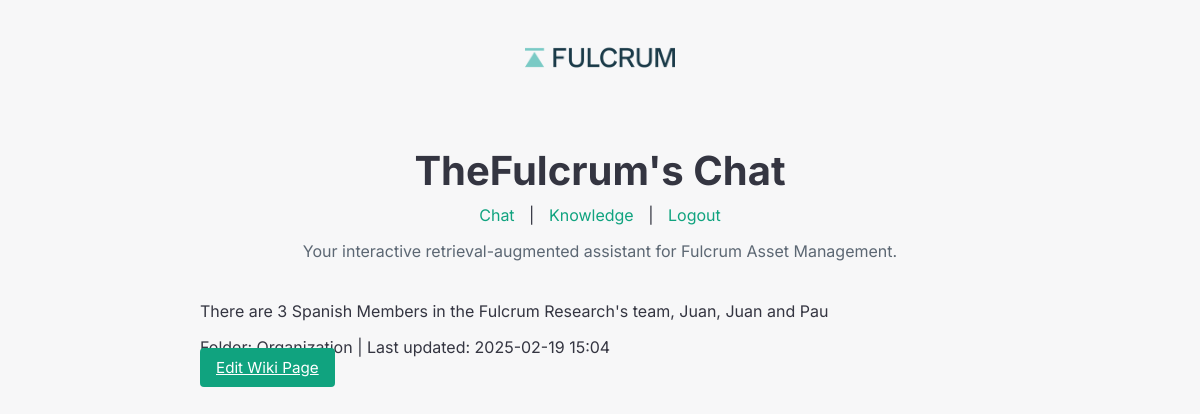
The app's page /wiki/view/5 (signed in) with its own data.
### tables this page shows
CREATE TABLE wiki (
                id INTEGER PRIMARY KEY AUTOINCREMENT,
                title TEXT NOT NULL,
                content TEXT NOT NULL,
                folder TEXT DEFAULT '',
                updated_at TEXT NOT NULL
            , last_edited_by TEXT);

### app/wiki.py (the view)
@wiki_bp.route("/wiki/view/<int:page_id>")
def wiki_view(page_id):
    if "user" not in session:
        return redirect(url_for("auth.login"))
    page = get_wiki_page(page_id)
    if not page:
        flash("Wiki page not found.", "error")
        return redirect(url_for("main.knowledge"))
    page["content_html"] = Markup(markdown.markdown(page["content"]))
    return render_template("wiki_view.html", page=page)

### app/wiki.py (called while the page is built)
def get_wiki_page(page_id):
    with sqlite3.connect(WIKI_DB) as conn:
        cur = conn.cursor()
        cur.execute("SELECT id, title, content, folder, updated_at, last_edited_by FROM wiki WHERE id = ?", (page_id,))
        row = cur.fetchone()
        if row:
            return {
                "id": row[0],
                "title": row[1],
                "content": row[2],
                "folder": row[3],
                "updated_at": row[4],
                "last_edited_by": row[5]
            }
    return None

### templates/wiki_view.html (shortened to what this page needs)
{% extends "base.html" %}
{% block content %}
  <article>
    {{ page.content_html | safe }}
  </article>
  <div class="wiki-meta">
    {% if page.folder %}
      Folder: {{ page.folder }} |
    {% endif %}
    Last updated: {{ page.updated_at }}
  </div>
  <div class="edit-button-container">
    <a href="/wiki/edit/{{ page.id }}" class="btn">Edit Wiki Page</a>
  </div>
{% endblock %}

### static/style.css (style rules this page uses)
body { margin: 0; padding: 0; font-family: "Inter", sans-serif; background-color: #f7f7f8; color: #343541; }
.btn { background-color: #10a37f; color: #ffffff; border: none; padding: 10px 16px; font-size: 0.95rem; border-radius: 4px; cursor: pointer; transition: background-color 0.2s ease; margin: 4px 0; }

### records on screen
wiki: content_html "There are 3 Spanish Members in the Fulcrum Research's team, Juan, Juan and Pau", folder "Organization", updated_at "2025-02-19 15:04"
